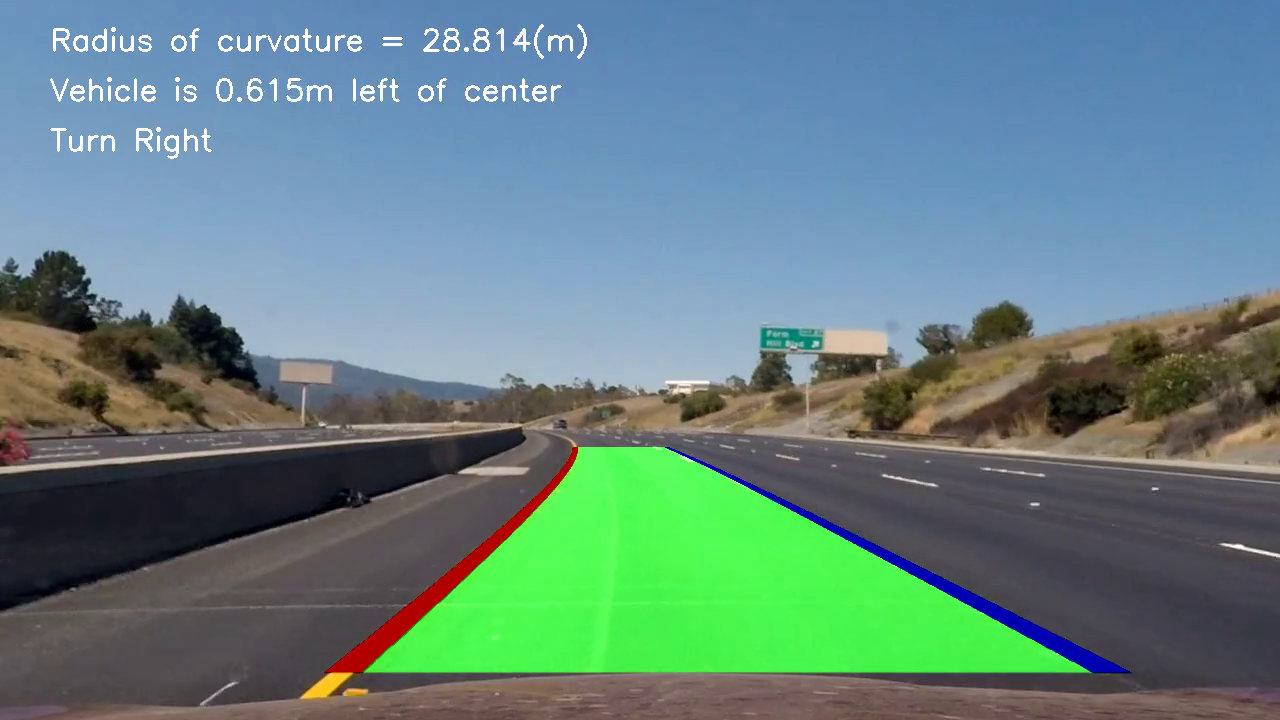
#> input picture frame 4 of lane_tracker.mp4, 1280 x 720 px, given in place of clip.mp4, which was not available
$ python another3.py
#> lines starting #> are read from the running program, lines starting #| are printed output that depends on the picture; after the words box and inside, x2 and y2 are one past the last pixel; in counts of white or black regions, pixels touching at a corner belong together; pictures that were not available may be replaced by others from this repository, and a replacement may not be noted
# [92 lines of commented-out code are left out]

import cv2
import numpy as np

def grayscale(img):
    return cv2.cvtColor(img, cv2.COLOR_BGR2GRAY)

def gaussian_blur(img, kernel_size):
    return cv2.GaussianBlur(img, (kernel_size, kernel_size), 0)

def canny(img, low_threshold, high_threshold):
    return cv2.Canny(img, low_threshold, high_threshold)

def region_of_interest(img, vertices):
    mask = np.zeros_like(img)
    cv2.fillPoly(mask, vertices, 255)
    return cv2.bitwise_and(img, mask)

def hough_lines(img, rho, theta, threshold, min_line_length, max_line_gap):
    return cv2.HoughLinesP(img, rho, theta, threshold, np.array([]), min_line_length, max_line_gap)


# [34 lines of commented-out code are left out]
def draw_lines(image, lines, left_color, right_color, thickness):
    if lines is None:
        return None, None

    left_lines = []
    right_lines = []
    min_slope = 0.5
    max_slope = 2.0

    for line in lines:
        for x1, y1, x2, y2 in line:
            if x2 == x1:
                continue
            slope = (y2 - y1) / (x2 - x1)
            intercept = y1 - slope * x1
            if min_slope < abs(slope) < max_slope:
                if slope < 0:
                    left_lines.append((slope, intercept))
                else:
                    right_lines.append((slope, intercept))

    y1 = int(image.shape[0] * 0.6)
    y2 = image.shape[0]
    y = np.array([y1, y2])

    def draw_lane_lines(lines, color):
        if lines:
            slope, intercept = np.mean(lines, axis=0)
            x1, x2 = (y - intercept) / slope
            x1, x2 = int(x1), int(x2)
            cv2.line(image, (x1, y1), (x2, y2), color, thickness)
            return [(x1, y1), (x2, y2)]
        return None

    left_points = draw_lane_lines(left_lines, left_color)
    right_points = draw_lane_lines(right_lines, right_color)

    return left_points, right_points


# [23 lines of commented-out code are left out]

def process_image(image, parameters):
    def color_filter(img):
        hsv = cv2.cvtColor(img, cv2.COLOR_BGR2HSV)

        # Define color ranges for white and yellow
        white_lower = np.array([0, 0, 200])
        white_upper = np.array([180, 25, 255])

        yellow_lower = np.array([20, 80, 80])
        yellow_upper = np.array([40, 255, 255])

        # Threshold the HSV image to get only white and yellow colors
        white_mask = cv2.inRange(hsv, white_lower, white_upper)
        yellow_mask = cv2.inRange(hsv, yellow_lower, yellow_upper)

        # Combine the two masks
        combined_mask = cv2.bitwise_or(white_mask, yellow_mask)

        # Bitwise-AND the mask and the original image
        return cv2.bitwise_and(img, img, mask=combined_mask)

    filtered_image = color_filter(image)
    gray = grayscale(filtered_image)
    blurred = gaussian_blur(gray, parameters["gaussian_kernel"])
    edges = canny(blurred, parameters["canny_low"], parameters["canny_high"])
    masked_edges = region_of_interest(edges, parameters["roi_vertices"])
    lines = hough_lines(masked_edges, parameters["hough_rho"], parameters["hough_theta"], parameters["hough_threshold"], parameters["min_line_length"], parameters["max_line_gap"])
    line_image = np.copy(image)
    left_points, right_points = draw_lines(line_image, lines, parameters["left_color"], parameters["right_color"], parameters["line_thickness"])

    if left_points is not None and right_points is not None:
        cv2.fillPoly(line_image, [np.array([left_points[0], left_points[1], right_points[1], right_points[0]])], (0, 255, 0))

    return line_image


def main(input_video, output_video, parameters):
#> called with input_video = 'clip.mp4', output_video = 'output_video.mp4'
    cap = cv2.VideoCapture(input_video)
    fourcc = cv2.VideoWriter_fourcc(*'mp4v')
    out = cv2.VideoWriter(output_video, fourcc, 30.0, (int(cap.get(3)), int(cap.get(4))))

    while(cap.isOpened()):
        ret, frame = cap.read()
#> frame is the input picture: shape (720, 1280, 3); mean B, G, R 130.8, 131.3, 101
        if not ret:
            break

        processed_frame = process_image(frame, parameters)
#> in color_filter, `hsv = cv2.cvtColor(img, cv2.COLOR_BGR2HSV)`: hsv: shape (720, 1280, 3); mean H, S, V 85.9, 91.8, 155
#> in color_filter, `white_mask = cv2.inRange(hsv, white_lower, white_upper)`:
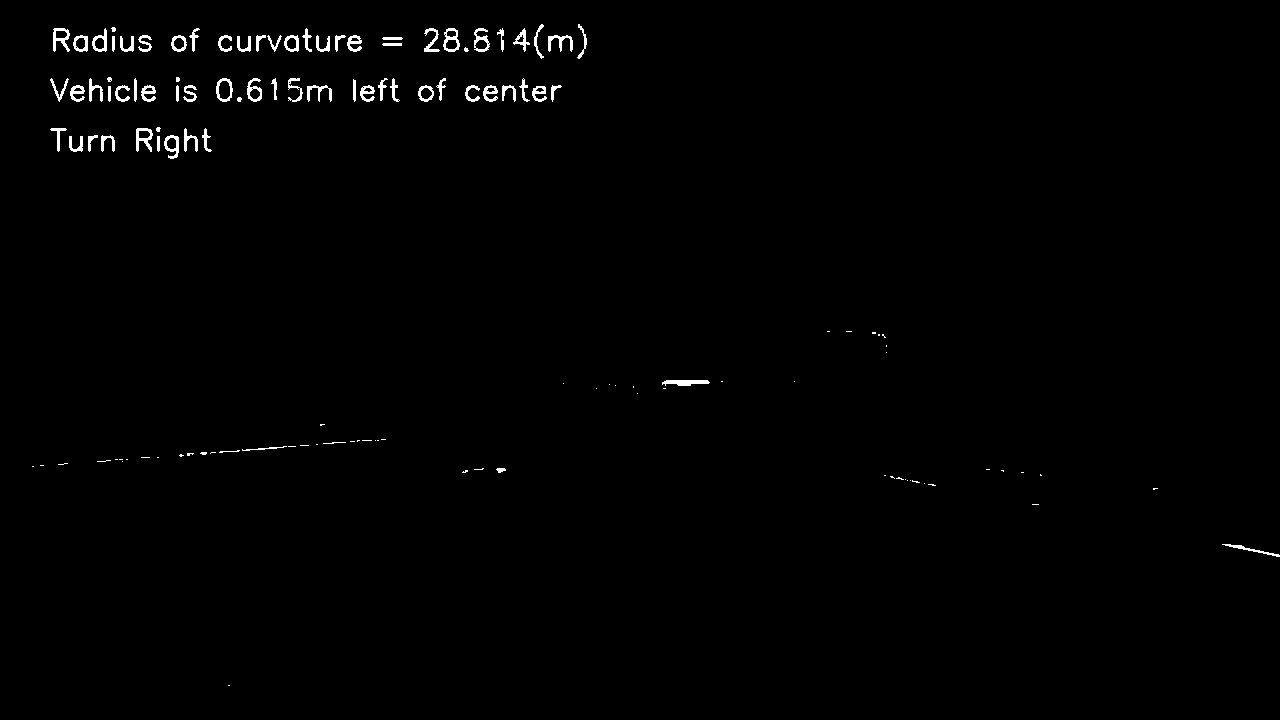
#> white_mask: shape (720, 1280); 0.85% white; 132 white regions (63 under 20 px), largest, box (x1, y1, x2, y2) and area: (662, 380, 710, 386) 212, (136, 128, 153, 152) 199, (53, 28, 70, 52) 196
#> in color_filter, `yellow_mask = cv2.inRange(hsv, yellow_lower, yellow_upper)`: yellow_mask: shape (720, 1280); 1.4% white; 166 white regions (117 under 20 px), largest, box (x1, y1, x2, y2) and area: (1136, 324, 1280, 390) 2807, (909, 338, 1036, 412) 2752, (832, 375, 920, 430) 1115
#> in color_filter, `combined_mask = cv2.bitwise_or(white_mask, yellow_mask)`:
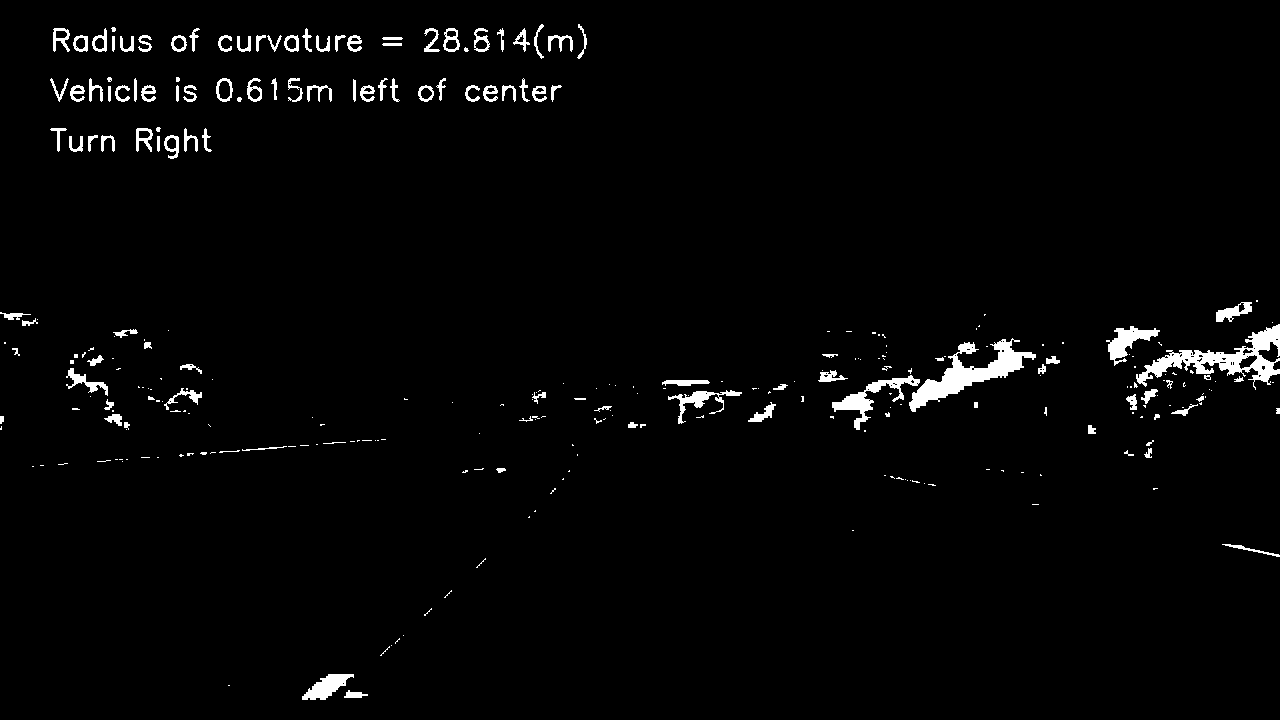
#> combined_mask: shape (720, 1280); 2.2% white; 298 white regions (180 under 20 px), largest, box (x1, y1, x2, y2) and area: (1136, 324, 1280, 390) 2807, (909, 338, 1036, 412) 2752, (832, 375, 920, 430) 1115
#> in canny, `return cv2.Canny(img, low_threshold, high_threshold)`: returned value: shape (720, 1280); 1.3% white in thin lines or dots
#> in region_of_interest, `cv2.fillPoly(mask, vertices, 255)`:
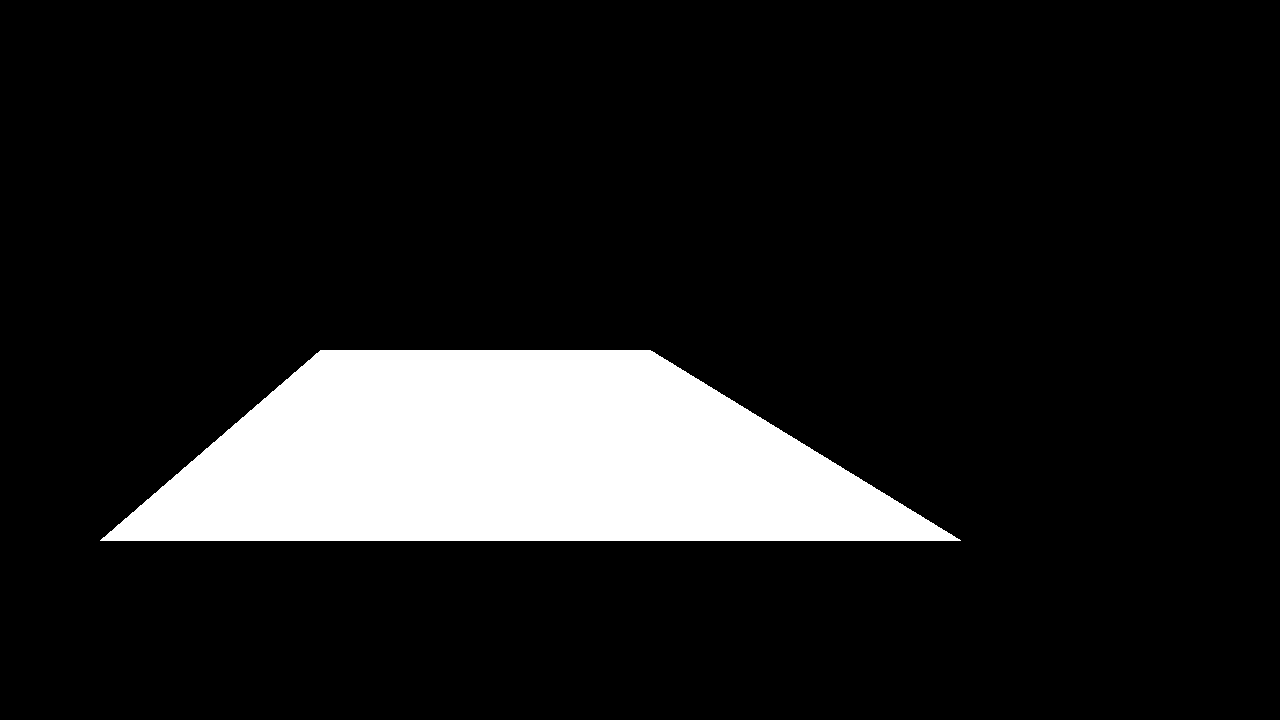
#> mask: shape (720, 1280); 12.4% white; 1 white region, box (x1, y1, x2, y2) and area: (100, 350, 961, 541) 113906
#> in region_of_interest, `return cv2.bitwise_and(img, mask)`:
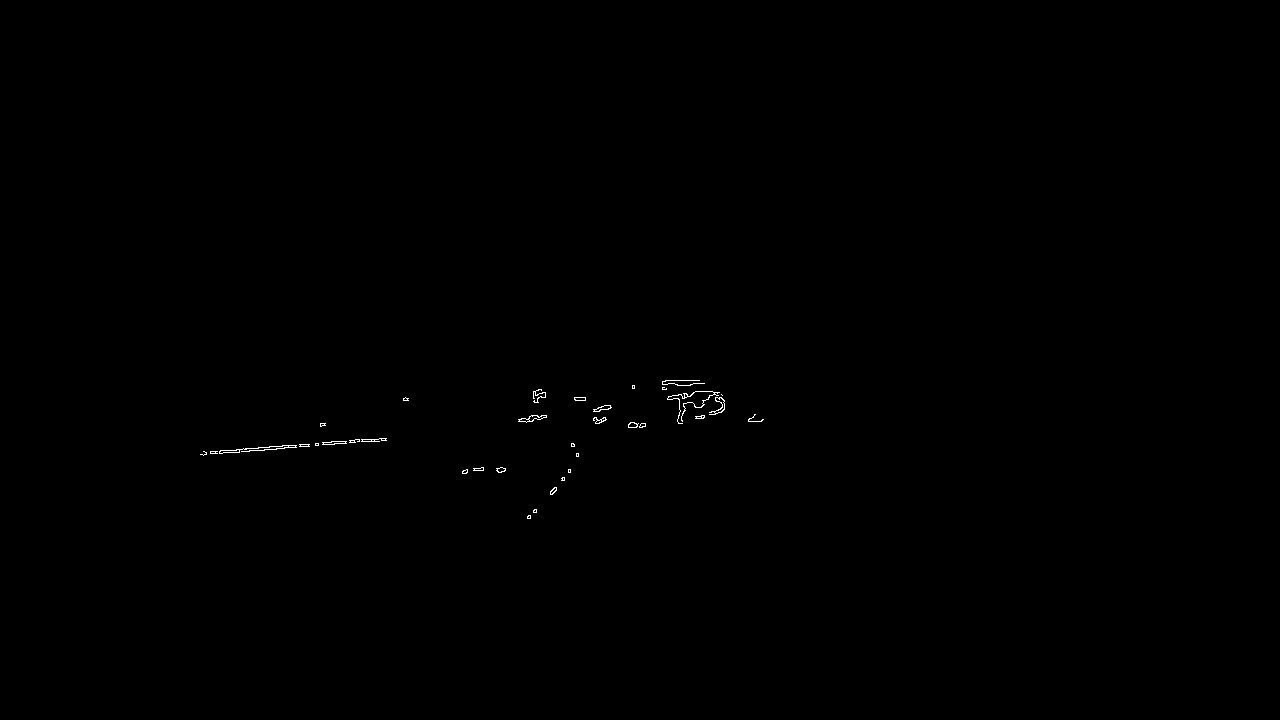
#> returned value: shape (720, 1280); 0.14% white in thin lines or dots, all inside (x1, y1, x2, y2) = (200, 380, 764, 519)
#> in process_image, `lines = hough_lines(masked_edges, parameters["hough_rho"], parameters[..`: lines = [[201, 454, 386, 438], [203, 451, 282, 445], [261, 447, 386, 440], [668, 397, 706, 391], [327, 444, 383, 438], [200, 454, 269, 447], [667, 398, 712, 391], [273, 449, 305, 446], [315, 443, 355, 439], [679, 412, 719, 401], [679, 407, 719, 392], [552, 494, 578, 454]]
#> the loop in draw_lines, `for line in lines:` made 12 passes
#> after the loop in draw_lines, `for line in lines:`: left_lines = [(-1.54, 1343.2)]; right_lines = []
#> in draw_lane_lines, `slope, intercept = np.mean(lines, axis=0)`: slope = -1.54; intercept = 1343.2
#> in draw_lane_lines, `x1, x2 = (y - intercept) / slope`: x1 = 592.3; x2 = 405.1
#> in draw_lane_lines, `x1, x2 = int(x1), int(x2)`: x1 = 592; x2 = 405
#> in draw_lines, `left_points = draw_lane_lines(left_lines, left_color)`: left_points = [(592, 432), (405, 720)]
        out.write(processed_frame)

        cv2.imshow('frame', processed_frame)
        if cv2.waitKey(1) & 0xFF == ord('q'):
#> (key q is pressed here)
            break

    cap.release()
    out.release()
    cv2.destroyAllWindows()

if __name__ == "__main__":
    input_video = 'clip.mp4'
    output_video = 'output_video.mp4'

    parameters = {
        "gaussian_kernel": 5,
        "canny_low": 50,
        "canny_high": 150,
        "roi_vertices": np.array([[(100, 540), (960, 540), (650, 350), (320, 350)]], dtype=np.int32),
        "hough_rho": 2,
        "hough_theta": np.pi / 180,
        "hough_threshold": 40,
        "min_line_length": 30,
        "max_line_gap": 20,
        "left_color": (255, 0, 0),
        "right_color": (0, 0, 255),
        "line_thickness": 8,
    }

    main(input_video, output_video, parameters)
